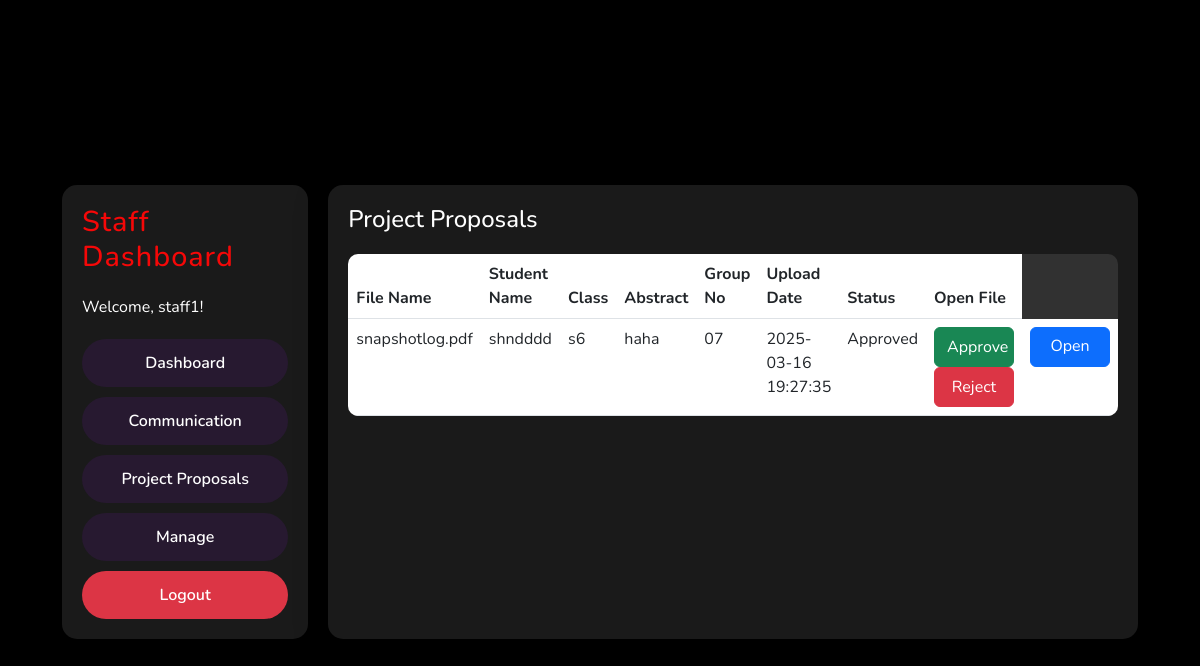
Page /staff/project_proposals (signed in) on the earlier database version.
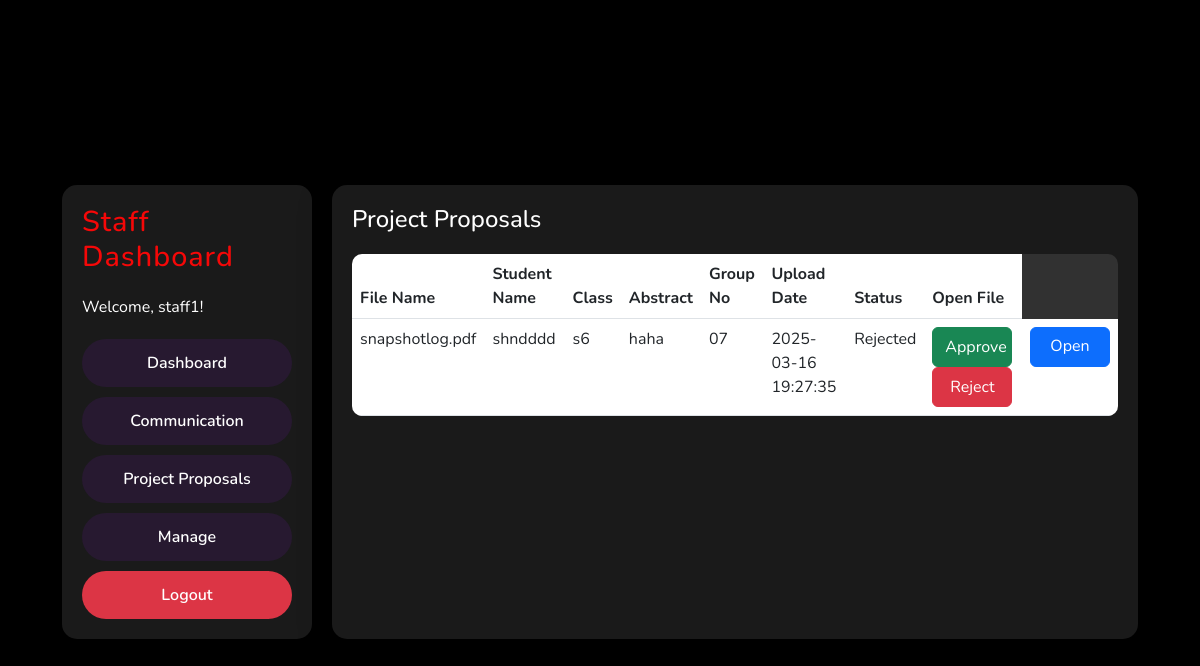
Same page on the later database version.
### app.py (models this page shows, shortened)
class User(db.Model, UserMixin):
    id = db.Column(db.Integer, primary_key=True)
    username = db.Column(db.String(20), unique=True, nullable=False)
    password_hash = db.Column(db.String(128), nullable=False)
    role = db.Column(db.String(20), nullable=False)
    documents = db.relationship('Document', backref='uploader', foreign_keys='Document.user_id', lazy=True)
    staff_documents = db.relationship('Document', backref='staff', foreign_keys='Document.staff_id', lazy=True)
    full_name = db.Column(db.String(100))
    registration_number = db.Column(db.String(50))
    group_number = db.Column(db.String(20))
    group_members = db.Column(db.String(200))  # Store as a JSON string or comma-separated list
    assigned_staff_id = db.Column(db.Integer, db.ForeignKey('user.id'))  # Foreign key to assigned staff
    assigned_staff = db.relationship('User', remote_side=[id], foreign_keys=[assigned_staff_id])
    @property
    def password(self):
        raise AttributeError('Password is not readable.')

class Document(db.Model):
    id = db.Column(db.Integer, primary_key=True)
    user_id = db.Column(db.Integer, db.ForeignKey('user.id'), nullable=False)  # Foreign key for the uploader
    staff_id = db.Column(db.Integer, db.ForeignKey('user.id'), nullable=False)  # Foreign key for the assigned staff
    file_name = db.Column(db.String(100), nullable=False)
    file_path = db.Column(db.String(200), nullable=False)
    upload_date = db.Column(db.DateTime, nullable=False, default=datetime.utcnow)
    status = db.Column(db.String(20), default='Pending')
    student_name = db.Column(db.String(50), nullable=False)
    class_name = db.Column(db.String(50), nullable=False)
    abstract = db.Column(db.Text, nullable=False)
    group_no = db.Column(db.String(20), nullable=False)
    staff_name = db.Column(db.String(50), nullable=False)

### app.py (the view)
@app.route('/staff/project_proposals')
@login_required
def staff_project_proposals():
    if current_user.role != 'Staff':
        flash('You do not have permission to access this page.', 'error')
        return redirect(url_for('home'))
    documents = Document.query.filter_by(staff_id=current_user.id).all()
    return render_template('staff_project_proposals.html', documents=documents)

### app.py (called while the page is built)
@login_manager.user_loader
def load_user(user_id):
    return User.query.get(int(user_id))

### templates/staff_project_proposals.html
{% extends "base.html" %}
{% block content %}
<div class="dashboard-container">
    <div class="dashboard-nav">
        <h2>Staff Dashboard</h2>
        <p>Welcome, {{ current_user.username }}!</p>
        <div class="nav-options">
            <a href="{{ url_for('staff_dashboard') }}" class="nav-button">Dashboard</a>
            <a href="{{ url_for('staff_communication') }}" class="nav-button">Communication</a>
            <a href="{{ url_for('staff_project_proposals') }}" class="nav-button">Project Proposals</a>
            <a href="{{ url_for('staff_manage') }}" class="nav-button">Manage</a>
            <a href="{{ url_for('logout') }}" class="nav-button logout">Logout</a>
        </div>
    </div>
    <div class="dashboard-content">
        <h3>Project Proposals</h3>
        <table class="table">
            <thead>
                <tr>
                    <th>File Name</th>
                    <th>Student Name</th>
                    <th>Class</th>
                    <th>Abstract</th>
                    <th>Group No</th>
                    <th>Upload Date</th>
                    <th>Status</th>
                    <th>Open File</th>
                </tr>
            </thead>
            <tbody>
                {% for doc in documents %}
                <tr>
                    <td>{{ doc.file_name }}</td>
                    <td>{{ doc.student_name }}</td>
                    <td>{{ doc.class_name }}</td>
                    <td>{{ doc.abstract }}</td>
                    <td>{{ doc.group_no }}</td>
                    <td>{{ doc.upload_date.strftime('%Y-%m-%d %H:%M:%S') }}</td>
                    <td>{{ doc.status }}</td>
                    <td>
                        <form method="POST" action="{{ url_for('verify_document', doc_id=doc.id, action='approve') }}" style="display: inline;">
                            <button type="submit" class="btn btn-success">Approve</button>
                        </form>
                        <form method="POST" action="{{ url_for('verify_document', doc_id=doc.id, action='reject') }}" style="display: inline;">
                            <button type="submit" class="btn btn-danger">Reject</button>
                        </form>
                    </td>
                    <td>
                        <a href="{{ url_for('uploaded_file', filename=doc.file_name) }}" target="_blank" class="btn btn-primary">Open</a>
                    </td>
                </tr>
                {% endfor %}
            </tbody>
        </table>
    </div>
</div>
{% endblock %}

### templates/base.html (shortened to what this page needs)
<!DOCTYPE html>
<html lang="en">
<head>
    <link rel="stylesheet" href="{{ url_for('static', filename='style.css') }}">
    <link href="https://cdn.jsdelivr.net/npm/bootstrap@5.3.0/dist/css/bootstrap.min.css" rel="stylesheet">
</head>
<body>
    <div class="container mt-4">
        {% block content %}{% endblock %}
    </div>
</body>
</html>

### static/style.css (style rules this page uses)
* { margin: 0; padding: 0; box-sizing: border-box; font-family: 'Nunito', sans-serif; }
body { display: flex; align-items: center; justify-content: center; min-height: 100vh; width: 100%; padding: 0 10px; background: linear-gradient(135deg, #0c1be5 0%, #f60bd2 100%); }
body::before { content: ""; position: absolute; width: 100%; height: 100%; background: url("https://i.postimg.cc/mZXWsGXz/2151941514.jpg"), #000; background-position: center; background-size: cover; z-index: -1; }
form { display: flex; flex-direction: column; }
h2 { font-size: 2.2rem; margin-bottom: 25px; color: #ffffff; letter-spacing: 1px; }
button { background-color: #271930; color: #ffffff; font-weight: 600; border: none; padding: 15px 20px; cursor: pointer; border-radius: 25px; font-size: 16px; border: 2px solid transparent; transition: all 0.3s ease; }
.logout { background-color: #dc3545; }
.dashboard-container { display: flex; gap: 20px; padding: 20px; }
.dashboard-nav { width: 250px; background: rgba(255, 255, 255, 0.1); border-radius: 15px; padding: 20px; backdrop-filter: blur(20px); -webkit-backdrop-filter: blur(20px); box-shadow: 0 8px 32px rgba(0, 0, 0, 0.37); }
.dashboard-nav h2 { font-size: 1.8rem; margin-bottom: 20px; color: #f50808; }
.dashboard-nav p { color: #ffffff; margin-bottom: 20px; }
.nav-options { display: flex; flex-direction: column; gap: 10px; }
.nav-button { background-color: #271930; color: #ffffff; font-weight: 600; border: none; padding: 12px 15px; cursor: pointer; border-radius: 25px; font-size: 16px; text-align: center; text-decoration: none; transition: all 0.3s ease; }
.dashboard-content { flex: 1; background: rgba(255, 255, 255, 0.1); border-radius: 15px; padding: 20px; backdrop-filter: blur(20px); -webkit-backdrop-filter: blur(20px); box-shadow: 0 8px 32px rgba(0, 0, 0, 0.37); }
.dashboard-content h3 { font-size: 1.5rem; margin-bottom: 20px; color: #ffffff; }
.table { width: 100%; border-collapse: collapse; margin-top: 20px; background: rgba(255, 255, 255, 0.1); border-radius: 10px; overflow: hidden; }
.table th, .table td { padding: 12px; text-align: left; color: #ffffff; }
.table th { background: rgba(255, 255, 255, 0.2); }
.btn { padding: 10px 20px; border-radius: 5px; font-size: 1rem; font-weight: 600; text-decoration: none; transition: all 0.3s ease; text-align: center; width: 80px; height: 40px; display: flex; align-items: center; justify-content: center; }

Differences in the rows shown:
changed Document "snapshotlog.pdf": status "Approved" → "Rejected"
